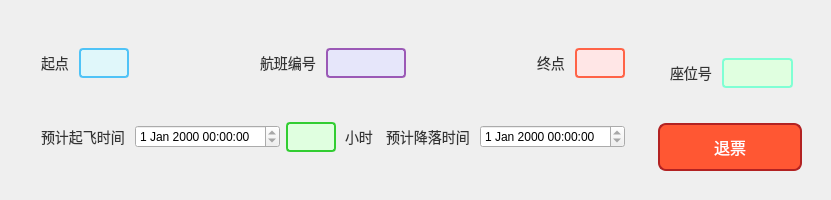
<?xml version="1.0" encoding="UTF-8"?>
<ui version="4.0">
 <class>TicketInfo</class>
 <widget class="QWidget" name="TicketInfo">
  <property name="geometry">
   <rect>
    <x>0</x>
    <y>0</y>
    <width>770</width>
    <height>200</height>
   </rect>
  </property>
  <property name="minimumSize">
   <size>
    <width>0</width>
    <height>200</height>
   </size>
  </property>
  <property name="windowTitle">
   <string>Form</string>
  </property>
  <layout class="QHBoxLayout" name="horizontalLayout_5">
   <item>
    <widget class="QWidget" name="widget_6" native="true">
     <layout class="QHBoxLayout" name="horizontalLayout_4">
      <item>
       <widget class="QWidget" name="widget_3" native="true">
        <layout class="QVBoxLayout" name="verticalLayout">
         <item>
          <widget class="QWidget" name="widget" native="true">
           <layout class="QHBoxLayout" name="horizontalLayout">
            <item>
             <widget class="QLabel" name="label">
              <property name="maximumSize">
               <size>
                <width>50</width>
                <height>50</height>
               </size>
              </property>
              <property name="styleSheet">
               <string notr="true">QLabel {
    color: #333333; /* 深灰色文字，与对话框和文本输入框的文字颜色相同 */
    font-size: 14px; /* 与按钮、对话框和文本输入框相同的字体大小 */
    font-weight: normal; /* 默认字体粗细，可以根据需要调整 */
    margin: 5px 0; /* 上下外边距，根据需要调整 */
    background-color: transparent; /* 透明背景，不覆盖标签下的内容 */
}

QLabel:disabled {
    color: #888888; /* 禁用时文字颜色变暗，与禁用状态的文本输入框一致 */
}</string>
              </property>
              <property name="text">
               <string>起点</string>
              </property>
             </widget>
            </item>
            <item>
             <widget class="QLineEdit" name="StartPoint">
              <property name="maximumSize">
               <size>
                <width>50</width>
                <height>16777215</height>
               </size>
              </property>
              <property name="styleSheet">
               <string notr="true">QLineEdit {
    background-color: #e0f7fa; /* 浅蓝色背景 */
    border: 2px solid #4fc3f7; /* 蓝色边框 */
    border-radius: 4px; /* 圆角边框 */
    padding: 5px; /* 内边距 */
    color: #005f6a; /* 深蓝色文本 */
    selection-background-color: #4fc3f7; /* 选中时的背景颜色 */
    selection-color: #ffffff; /* 选中时的文本颜色 */
}

QLineEdit:focus {
    border-color: #00796b; /* 聚焦时边框颜色变深 */
    box-shadow: 0 0 4px rgba(0, 121, 107, 0.5); /* 聚焦时阴影效果 */
}

QLineEdit:disabled {
    background-color: #d3e5f3; /* 禁用时背景颜色变浅 */
    border-color: #a1c4dd; /* 禁用时边框颜色变浅 */
    color: #6d8cac; /* 禁用时文本颜色变暗 */
}

QLineEdit::placeholder {
    color: #6d8cac; /* 占位符文本颜色 */
    font-style: italic; /* 占位符文本斜体 */
}</string>
              </property>
              <property name="readOnly">
               <bool>true</bool>
              </property>
             </widget>
            </item>
            <item>
             <spacer name="horizontalSpacer">
              <property name="orientation">
               <enum>Qt::Orientation::Horizontal</enum>
              </property>
              <property name="sizeHint" stdset="0">
               <size>
                <width>40</width>
                <height>20</height>
               </size>
              </property>
             </spacer>
            </item>
            <item>
             <widget class="QLabel" name="label_5">
              <property name="maximumSize">
               <size>
                <width>70</width>
                <height>50</height>
               </size>
              </property>
              <property name="styleSheet">
               <string notr="true">QLabel {
    color: #333333; /* 深灰色文字，与对话框和文本输入框的文字颜色相同 */
    font-size: 14px; /* 与按钮、对话框和文本输入框相同的字体大小 */
    font-weight: normal; /* 默认字体粗细，可以根据需要调整 */
    margin: 5px 0; /* 上下外边距，根据需要调整 */
    background-color: transparent; /* 透明背景，不覆盖标签下的内容 */
}

QLabel:disabled {
    color: #888888; /* 禁用时文字颜色变暗，与禁用状态的文本输入框一致 */
}</string>
              </property>
              <property name="text">
               <string>航班编号</string>
              </property>
             </widget>
            </item>
            <item>
             <widget class="QLineEdit" name="FlightId">
              <property name="maximumSize">
               <size>
                <width>80</width>
                <height>16777215</height>
               </size>
              </property>
              <property name="styleSheet">
               <string notr="true">QLineEdit {
    background-color: #e6e6fa; /* 浅紫色背景 */
    border: 2px solid #9b59b6; /* 紫色边框 */
    border-radius: 4px; /* 圆角边框 */
    padding: 5px; /* 内边距 */
    color: #4b0082; /* 深紫色文本（与浅紫色背景形成对比） */
    selection-background-color: #9b59b6; /* 选中时的背景颜色（与边框颜色相同） */
    selection-color: #ffffff; /* 选中时的文本颜色（白色） */
}

QLineEdit:focus {
    border-color: #6a0dad; /* 聚焦时边框颜色变深为深紫色 */
    box-shadow: 0 0 4px rgba(106, 13, 173, 0.5); /* 聚焦时阴影效果使用深紫色RGBA */
}

QLineEdit:disabled {
    background-color: #d8bfd8; /* 禁用时背景颜色变为更浅的紫色 */
    border-color: #b09cd9; /* 禁用时边框颜色变为更浅的紫色 */
    color: #800080; /* 禁用时文本颜色变为中紫色 */
}

QLineEdit::placeholder {
    color: #800080; /* 占位符文本颜色使用中紫色 */
    font-style: italic; /* 占位符文本斜体 */
}</string>
              </property>
              <property name="readOnly">
               <bool>true</bool>
              </property>
             </widget>
            </item>
            <item>
             <spacer name="horizontalSpacer_3">
              <property name="orientation">
               <enum>Qt::Orientation::Horizontal</enum>
              </property>
              <property name="sizeHint" stdset="0">
               <size>
                <width>40</width>
                <height>20</height>
               </size>
              </property>
             </spacer>
            </item>
            <item>
             <widget class="QLabel" name="label_2">
              <property name="maximumSize">
               <size>
                <width>50</width>
                <height>50</height>
               </size>
              </property>
              <property name="styleSheet">
               <string notr="true">QLabel {
    color: #333333; /* 深灰色文字，与对话框和文本输入框的文字颜色相同 */
    font-size: 14px; /* 与按钮、对话框和文本输入框相同的字体大小 */
    font-weight: normal; /* 默认字体粗细，可以根据需要调整 */
    margin: 5px 0; /* 上下外边距，根据需要调整 */
    background-color: transparent; /* 透明背景，不覆盖标签下的内容 */
}

QLabel:disabled {
    color: #888888; /* 禁用时文字颜色变暗，与禁用状态的文本输入框一致 */
}</string>
              </property>
              <property name="text">
               <string>终点</string>
              </property>
             </widget>
            </item>
            <item>
             <widget class="QLineEdit" name="EndPoint">
              <property name="maximumSize">
               <size>
                <width>50</width>
                <height>16777215</height>
               </size>
              </property>
              <property name="styleSheet">
               <string notr="true">QLineEdit {
    background-color: #ffe6e6; /* 浅红色背景 */
    border: 2px solid #ff6347; /* 鲜红色边框 */
    border-radius: 4px; /* 圆角边框 */
    padding: 5px; /* 内边距 */
    color: #8b0000; /* 暗红色文本 */
    selection-background-color: #ff4500; /* 选中时的背景颜色（橙色红） */
    selection-color: #ffffff; /* 选中时的文本颜色（白色） */
}

QLineEdit:focus {
    border-color: #dc143c; /* 聚焦时边框颜色变为更深的红色 */
    box-shadow: 0 0 4px rgba(220, 20, 60, 0.5); /* 聚焦时阴影效果 */
}

QLineEdit:disabled {
    background-color: #f5dcdc; /* 禁用时背景颜色变浅 */
    border-color: #e9967a; /* 禁用时边框颜色变浅 */
    color: #a52a2a; /* 禁用时文本颜色变暗 */
}

QLineEdit::placeholder {
    color: #a52a2a; /* 占位符文本颜色（暗红色） */
    font-style: italic; /* 占位符文本斜体 */
}</string>
              </property>
              <property name="readOnly">
               <bool>true</bool>
              </property>
             </widget>
            </item>
           </layout>
          </widget>
         </item>
         <item>
          <widget class="QWidget" name="widget_2" native="true">
           <layout class="QHBoxLayout" name="horizontalLayout_2">
            <item>
             <widget class="QLabel" name="label_3">
              <property name="maximumSize">
               <size>
                <width>100</width>
                <height>16777215</height>
               </size>
              </property>
              <property name="styleSheet">
               <string notr="true">QLabel {
    color: #333333; /* 深灰色文字，与对话框和文本输入框的文字颜色相同 */
    font-size: 14px; /* 与按钮、对话框和文本输入框相同的字体大小 */
    font-weight: normal; /* 默认字体粗细，可以根据需要调整 */
    margin: 5px 0; /* 上下外边距，根据需要调整 */
    background-color: transparent; /* 透明背景，不覆盖标签下的内容 */
}

QLabel:disabled {
    color: #888888; /* 禁用时文字颜色变暗，与禁用状态的文本输入框一致 */
}</string>
              </property>
              <property name="text">
               <string>预计起飞时间</string>
              </property>
             </widget>
            </item>
            <item>
             <widget class="QDateTimeEdit" name="StartTime">
              <property name="readOnly">
               <bool>true</bool>
              </property>
             </widget>
            </item>
            <item>
             <spacer name="horizontalSpacer_2">
              <property name="orientation">
               <enum>Qt::Orientation::Horizontal</enum>
              </property>
              <property name="sizeHint" stdset="0">
               <size>
                <width>40</width>
                <height>20</height>
               </size>
              </property>
             </spacer>
            </item>
            <item>
             <widget class="QLineEdit" name="FlyTime">
              <property name="minimumSize">
               <size>
                <width>50</width>
                <height>0</height>
               </size>
              </property>
              <property name="styleSheet">
               <string notr="true">QLineEdit {
    background-color: #e0ffe0; /* 浅绿色背景 */
    border: 2px solid #32cd32; /* 绿色边框 */
    border-radius: 4px; /* 圆角边框 */
    padding: 5px; /* 内边距 */
    color: #000000; /* 黑色文本（与浅绿色背景形成对比） */
    selection-background-color: #90ee90; /* 选中时的背景颜色（比边框稍浅的绿色） */
    selection-color: #000000; /* 选中时的文本颜色（黑色） */
}

QLineEdit:focus {
    border-color: #006400; /* 聚焦时边框颜色变深为深绿色 */
    box-shadow: 0 0 4px rgba(0, 100, 0, 0.5); /* 聚焦时阴影效果使用深绿色RGBA */
}

QLineEdit:disabled {
    background-color: #d3f5d3; /* 禁用时背景颜色变为更浅的绿色 */
    border-color: #98fb98; /* 禁用时边框颜色变为与浅绿色相协调的浅色 */
    color: #556b2f; /* 禁用时文本颜色变为深绿色（与浅绿色相协调） */
}

QLineEdit::placeholder {
    color: #556b2f; /* 占位符文本颜色使用深绿色（与浅绿色相协调） */
    font-style: italic; /* 占位符文本斜体 */
}</string>
              </property>
              <property name="readOnly">
               <bool>true</bool>
              </property>
             </widget>
            </item>
            <item>
             <widget class="QLabel" name="label_7">
              <property name="styleSheet">
               <string notr="true">QLabel {
    color: #333333; /* 深灰色文字，与对话框和文本输入框的文字颜色相同 */
    font-size: 14px; /* 与按钮、对话框和文本输入框相同的字体大小 */
    font-weight: normal; /* 默认字体粗细，可以根据需要调整 */
    margin: 5px 0; /* 上下外边距，根据需要调整 */
    background-color: transparent; /* 透明背景，不覆盖标签下的内容 */
}

QLabel:disabled {
    color: #888888; /* 禁用时文字颜色变暗，与禁用状态的文本输入框一致 */
}</string>
              </property>
              <property name="text">
               <string>小时</string>
              </property>
             </widget>
            </item>
            <item>
             <spacer name="horizontalSpacer_4">
              <property name="orientation">
               <enum>Qt::Orientation::Horizontal</enum>
              </property>
              <property name="sizeHint" stdset="0">
               <size>
                <width>40</width>
                <height>20</height>
               </size>
              </property>
             </spacer>
            </item>
            <item>
             <widget class="QLabel" name="label_4">
              <property name="maximumSize">
               <size>
                <width>100</width>
                <height>16777215</height>
               </size>
              </property>
              <property name="styleSheet">
               <string notr="true">QLabel {
    color: #333333; /* 深灰色文字，与对话框和文本输入框的文字颜色相同 */
    font-size: 14px; /* 与按钮、对话框和文本输入框相同的字体大小 */
    font-weight: normal; /* 默认字体粗细，可以根据需要调整 */
    margin: 5px 0; /* 上下外边距，根据需要调整 */
    background-color: transparent; /* 透明背景，不覆盖标签下的内容 */
}

QLabel:disabled {
    color: #888888; /* 禁用时文字颜色变暗，与禁用状态的文本输入框一致 */
}</string>
              </property>
              <property name="text">
               <string>预计降落时间</string>
              </property>
             </widget>
            </item>
            <item>
             <widget class="QDateTimeEdit" name="EndTime">
              <property name="readOnly">
               <bool>true</bool>
              </property>
              <property name="currentSection">
               <enum>QDateTimeEdit::Section::YearSection</enum>
              </property>
             </widget>
            </item>
           </layout>
          </widget>
         </item>
        </layout>
       </widget>
      </item>
      <item>
       <widget class="QWidget" name="widget_5" native="true">
        <layout class="QVBoxLayout" name="verticalLayout_2">
         <item>
          <widget class="QWidget" name="widget_4" native="true">
           <layout class="QHBoxLayout" name="horizontalLayout_3">
            <item>
             <widget class="QLabel" name="label_6">
              <property name="styleSheet">
               <string notr="true">QLabel {
    color: #333333; /* 深灰色文字，与对话框和文本输入框的文字颜色相同 */
    font-size: 14px; /* 与按钮、对话框和文本输入框相同的字体大小 */
    font-weight: normal; /* 默认字体粗细，可以根据需要调整 */
    margin: 5px 0; /* 上下外边距，根据需要调整 */
    background-color: transparent; /* 透明背景，不覆盖标签下的内容 */
}

QLabel:disabled {
    color: #888888; /* 禁用时文字颜色变暗，与禁用状态的文本输入框一致 */
}</string>
              </property>
              <property name="text">
               <string>座位号</string>
              </property>
             </widget>
            </item>
            <item>
             <widget class="QLineEdit" name="SeatIdLine">
              <property name="styleSheet">
               <string notr="true">QLineEdit {
    background-color: #e0ffe0; /* 浅青色背景 */
    border: 2px solid #7fffd4; /* 青色边框 */
    border-radius: 4px; /* 圆角边框保持不变 */
    padding: 5px; /* 内边距保持不变 */
    color: #006400; /* 深绿色文本，与青色形成对比 */
    selection-background-color: #7fffd4; /* 选中时的背景颜色与边框颜色相同 */
    selection-color: #000000; /* 选中时的文本颜色为黑色，确保可读性 */
}

QLineEdit:focus {
    border-color: #008000; /* 聚焦时边框颜色为更深的青色（或绿色） */
    box-shadow: 0 0 4px rgba(0, 128, 0, 0.5); /* 聚焦时阴影效果为青色 */
}

QLineEdit:disabled {
    background-color: #d3f5d3; /* 禁用时背景颜色为更浅的青色 */
    border-color: #a8dadc; /* 禁用时边框颜色为更浅的青色 */
    color: #556b2f; /* 禁用时文本颜色为较暗的青色（或绿色） */
}

QLineEdit::placeholder {
    color: #556b2f; /* 占位符文本颜色与禁用时文本颜色相同 */
    font-style: italic; /* 占位符文本斜体保持不变 */
}</string>
              </property>
              <property name="readOnly">
               <bool>true</bool>
              </property>
             </widget>
            </item>
           </layout>
          </widget>
         </item>
         <item>
          <widget class="QPushButton" name="RefundTicketBtn">
           <property name="styleSheet">
            <string notr="true">QPushButton {
    background-color: #FF5733; /* 红色背景 */
    border: 2px solid #B22222; /* 深红色边框 */
    border-radius: 8px; /* 圆角边框保持不变 */
    color: #ffffff; /* 白色文本保持不变 */
    padding: 10px 20px; /* 内边距保持不变 */
    font-size: 16px; /* 字体大小保持不变 */
    min-width: 100px; /* 最小宽度保持不变 */
    transition: background-color 0.3s, border-color 0.3s; /* 平滑过渡效果保持不变 */
}

QPushButton:hover {
    background-color: #FF7F50; /* 鼠标悬停时背景颜色变为浅红色 */
    border-color: #FF4500; /* 鼠标悬停时边框颜色变为橙色红 */
}

QPushButton:pressed {
    background-color: #C70039; /* 按下时背景颜色变为深红色 */
    border-color: #8B0000; /* 按下时边框颜色变为更深的红色 */
}

QPushButton:disabled {
    background-color: #FFCCCC; /* 禁用时背景颜色变为浅粉红色 */
    border-color: #FF6347; /* 禁用时边框颜色变为番茄红 */
    color: #888888; /* 禁用时文本颜色保持为灰色，或可根据需求调整 */
}</string>
           </property>
           <property name="text">
            <string>退票</string>
           </property>
          </widget>
         </item>
        </layout>
       </widget>
      </item>
     </layout>
    </widget>
   </item>
  </layout>
 </widget>
 <resources/>
 <connections/>
</ui>
